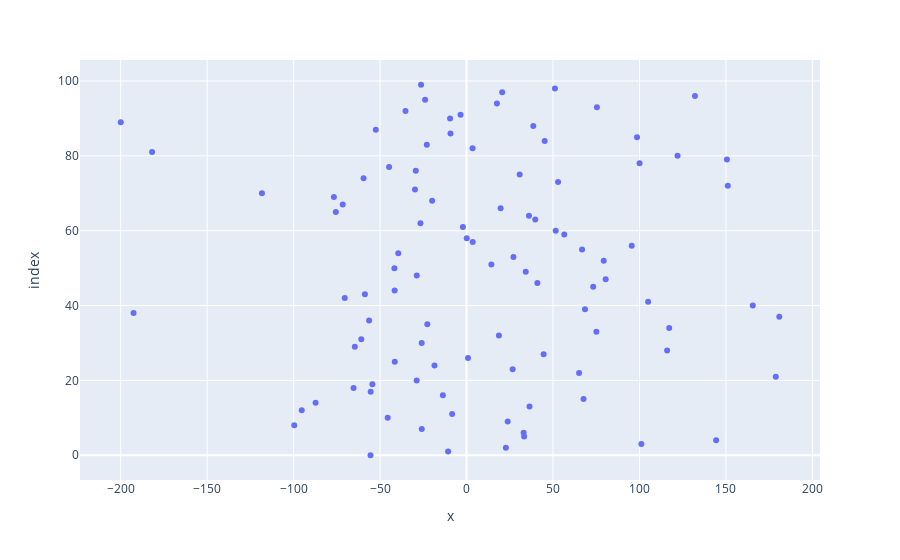

The notebook cell this image was saved under:
### Code cell
# Memplot dataset dengan plotly
fig = px.scatter(X_numpy, y_numpy)
fig.show()

### Figure 1 — Plotly figure (JSON) as saved in the notebook; plotly's stock layout.template omitted (floating-point values rounded to 4 significant figures)
{"data": [{"hovertemplate": "x=%{x}<br>index=%{y}<extra></extra>", "legendgroup": "", "marker": {"color": "#636efa", "symbol": "circle"}, "mode": "markers", "name": "", "orientation": "h", "showlegend": false, "type": "scatter", "x": [-55.54, -10.66, 22.76, 101.1, 144.3, 33.29, 33.02, -25.89, -99.64, 23.8, -45.59, -8.339, -95.32, 36.41, -87.29, 67.67, -13.69, -55.44, -65.34, -54.45, -28.84, 178.8, 65.08, 26.67, -18.55, -41.5, 0.8558, 44.56, 116.0, -64.62, -25.93, -60.88, 18.72, 75.07, 117.2, -22.7, -56.36, 180.8, -192.6, 68.5, 165.5, 105.0, -70.43, -58.77, -41.58, 73.25, 40.97, 80.46, -28.79, 34.23, -41.71, 14.35, 79.34, 27.13, -39.49, 66.81, 95.53, 3.561, 0.1086, 56.5, 51.58, -2.097, -26.66, 39.74, 36.1, -75.6, 19.71, -71.6, -19.9, -76.71, -118.3, -29.82, 151.1, 52.92, -59.55, 30.72, -29.36, -44.79, 100.1, 150.6, 122.0, -181.9, 3.474, -22.98, 45.18, 98.61, -9.278, -52.48, 38.59, -200.0, -9.52, -3.472, -35.31, 75.41, 17.57, -23.96, 132.1, 20.61, 51.11, -26.31], "xaxis": "x", "y": [0, 1, 2, 3, 4, 5, 6, 7, 8, 9, 10, 11, 12, 13, 14, 15, 16, 17, 18, 19, 20, 21, 22, 23, 24, 25, 26, 27, 28, 29, 30, 31, 32, 33, 34, 35, 36, 37, 38, 39, 40, 41, 42, 43, 44, 45, 46, 47, 48, 49, 50, 51, 52, 53, 54, 55, 56, 57, 58, 59, 60, 61, 62, 63, 64, 65, 66, 67, 68, 69, 70, 71, 72, 73, 74, 75, 76, 77, 78, 79, 80, 81, 82, 83, 84, 85, 86, 87, 88, 89, 90, 91, 92, 93, 94, 95, 96, 97, 98, 99], "yaxis": "y"}], "layout": {"legend": {"tracegroupgap": 0}, "margin": {"t": 60}, "xaxis": {"anchor": "y", "domain": [0, 1], "title": {"text": "x"}}, "yaxis": {"anchor": "x", "domain": [0, 1], "title": {"text": "index"}}}}
